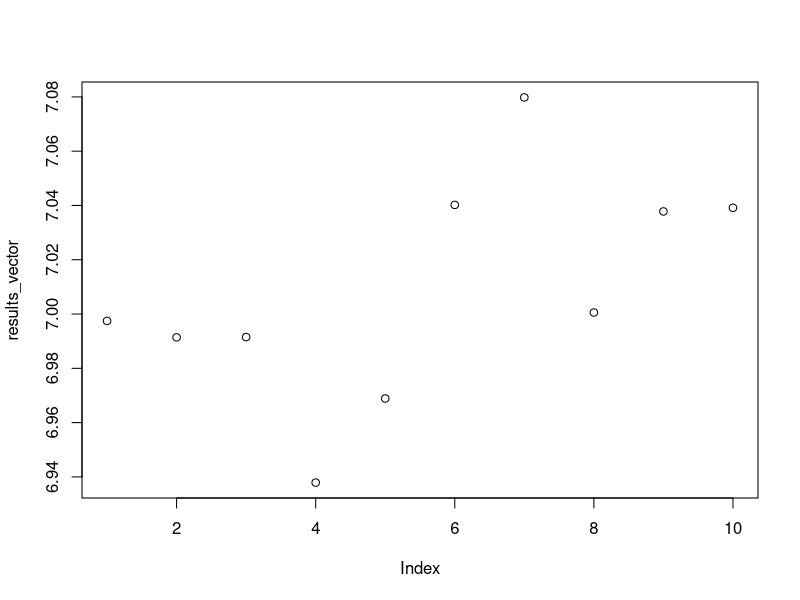

This figure's R source:
##test CLT on linear regression

alpha_ = 1
beta_ = 2

x = 3

results_vector = rep(1:10)


paths = 1000

for (j in 1:10) {
runningSum = 0

  for (i in 1:paths) {
    noise = rnorm(1, 0, 1)
    y = alpha_ + beta_*x + noise
    runningSum = runningSum + y
  }
  
  resultSim = runningSum/paths

results_vector[j] = resultSim
}

print (results_vector)
plot(results_vector)

